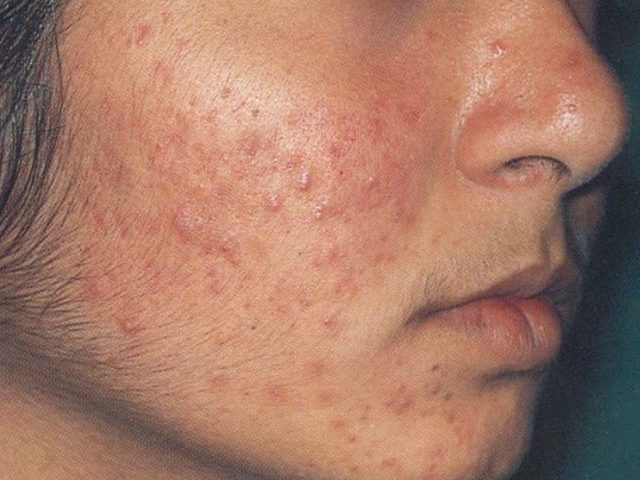
#> input picture skin-lab/assets/photos/face-acne-cheek.jpg, 640 x 480 px
$ python -i skin_filters.py   (imports and definitions only)
#> lines starting #> are read from the running program, lines starting #| are printed output that depends on the picture
#> further down, picture is the input picture: PIL image 640x480 RGB; mean R, G, B 166.1, 121.6, 103.2
"""Skin Lab: learn with small calculations, then process images with NumPy and SciPy.

Complete eight functions in the order the notebook teaches them. Every one is a
working skeleton with commented ___ blanks: you supply the ideas, never the
scaffolding.

    skin_evidence  ->  convolve_layer     ->  detect_skin
                   ->  detect_pimples     ->  remove_pimples
                   ->  average_skin_color ->  calm_redness  ->  heal_spots

This filter demonstrates how software processes pixels. It does not diagnose skin
or replace medical advice. Results can change with lighting, camera, and background.
"""

# === TASK: shared ===
import numpy as np
from PIL import Image
from scipy import ndimage


SKIN_VOTE_KERNEL = (
    (1, 1, 1),
    (1, 1, 1),
    (1, 1, 1),
)

SOFTEN_KERNEL = (
    (1, 2, 1),
    (2, 4, 2),
    (1, 2, 1),
)

MASK_OFF, MASK_ON = 0, 255
MIN_SHARE = 0.001
SKIN_NEIGHBOURS_NEEDED = 5
PIMPLE_RED_GAP = 24


# === TASK: skin_evidence ===
def skin_evidence(red, green, blue):
    """Apply one RGB rule to a pixel or to three complete NumPy channels."""
    red = np.asarray(red, dtype=np.int16)
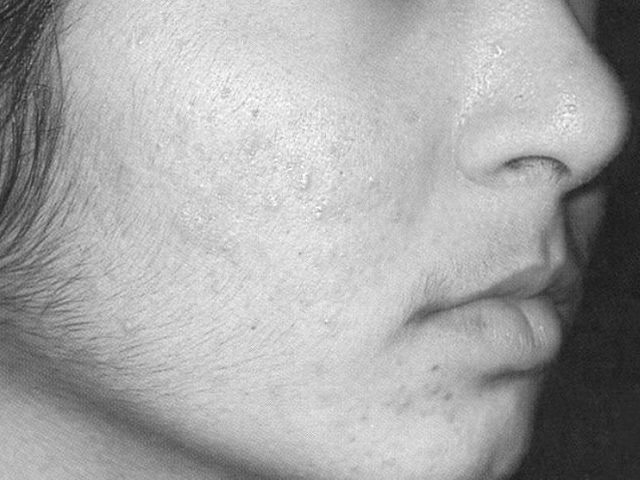
#> red: shape (480, 640) int16; min 22, max 255, mean 166.1
    green = np.asarray(green, dtype=np.int16)
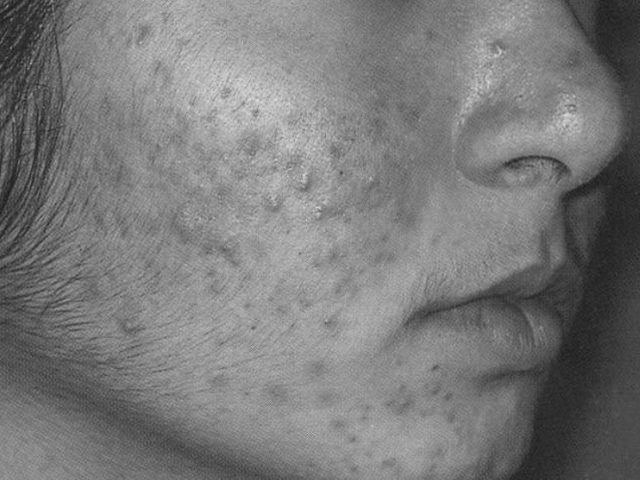
#> green: shape (480, 640) int16; min 25, max 225, mean 121.6
    blue = np.asarray(blue, dtype=np.int16)
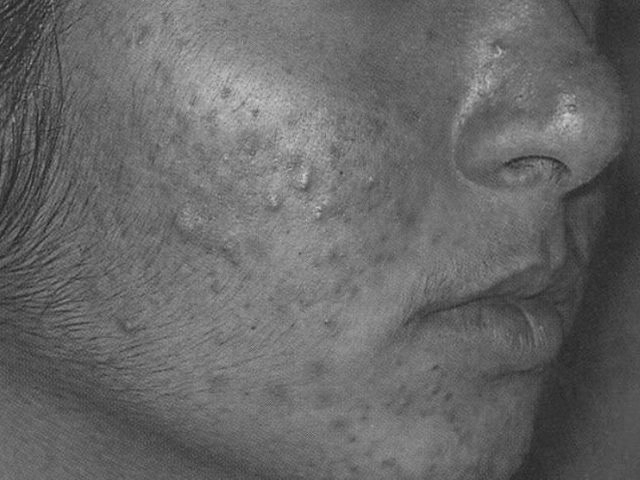
#> blue: shape (480, 640) int16; min 29, max 206, mean 103.2

    # TASK 1 - fill the three ___ blanks, top to bottom.
    # Blank 1: warmth is the red value minus the blue value.
    # Blank 2: red_green_gap is the red value minus the green value.
    # Blank 3: np.where asks looks_like_skin at every pixel.
    # Use &, not and, because each condition applies across an entire array.
    brightness = (red + green + blue) // 3
#> (the run stopped early here; a loop or call above may not have finished)

$ run again, on skin-lab/assets/photos/face-portrait-eddie-kopp.jpg
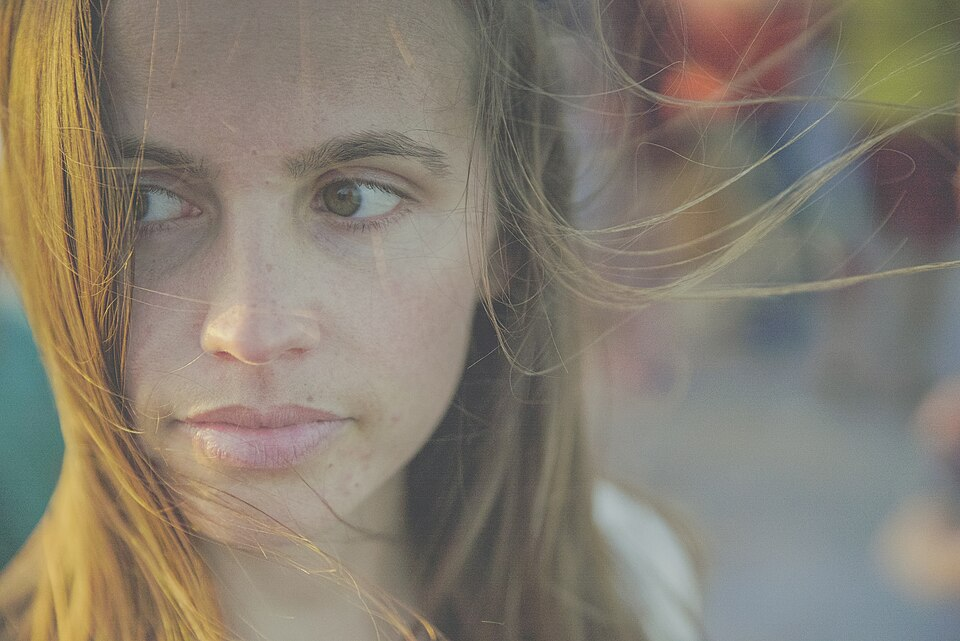
#> input picture skin-lab/assets/photos/face-portrait-eddie-kopp.jpg, 960 x 641 px
#> picture is the input picture: PIL image 960x641 RGB; mean R, G, B 134, 125.8, 112.8
#> in skin_evidence, `red = np.asarray(red, dtype=np.int16)`:
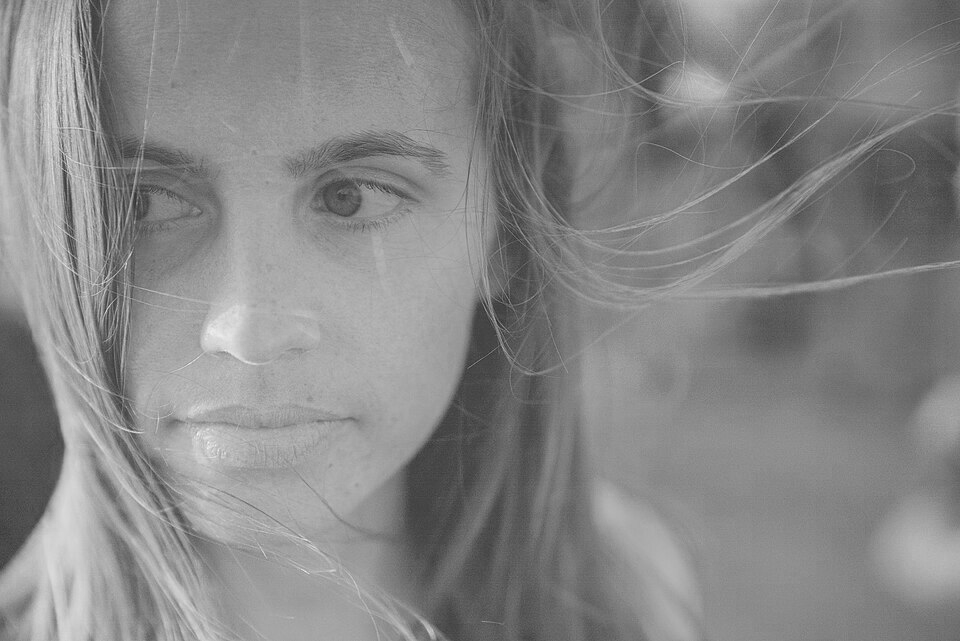
#> red: shape (641, 960) int16; min 37, max 248, mean 134
#> in skin_evidence, `blue = np.asarray(blue, dtype=np.int16)`:
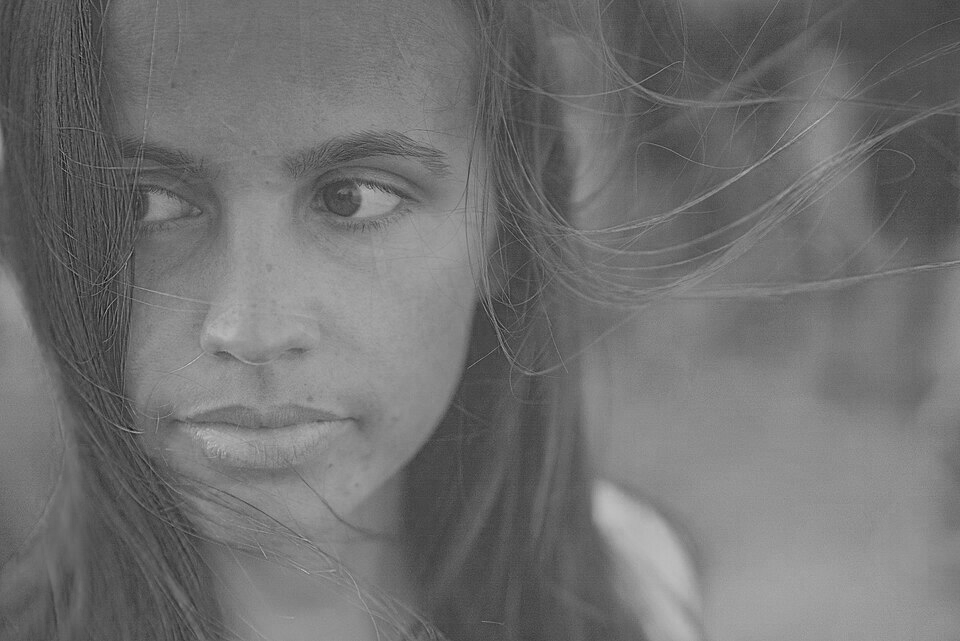
#> blue: shape (641, 960) int16; min 6, max 206, mean 112.8

$ run again, on skin-lab/assets/photos/face-portrait-william-stitt.jpg
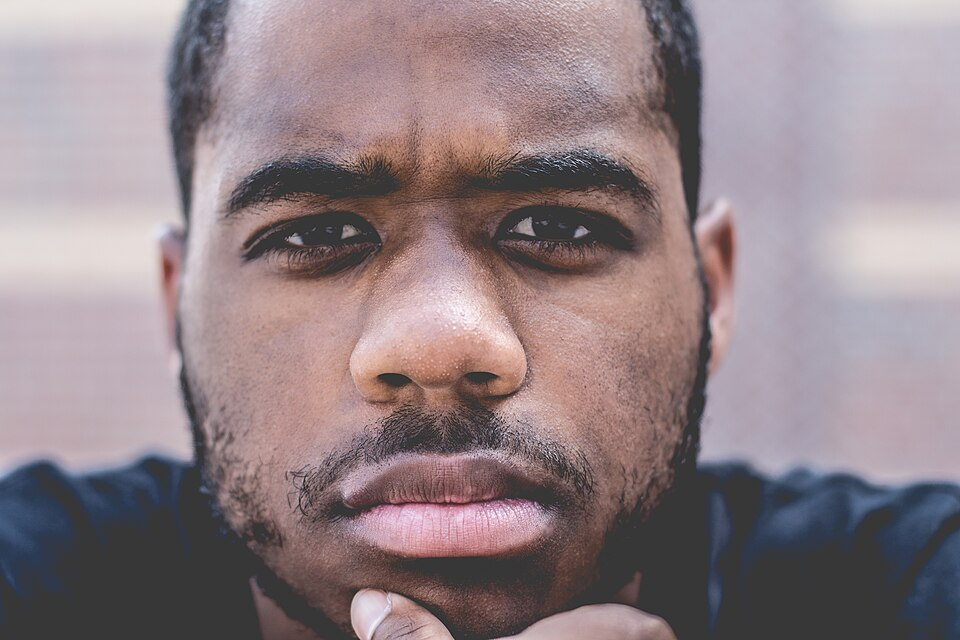
#> input picture skin-lab/assets/photos/face-portrait-william-stitt.jpg, 960 x 640 px
#> picture is the input picture: PIL image 960x640 RGB; mean R, G, B 145.6, 130, 134.5
#> in skin_evidence, `red = np.asarray(red, dtype=np.int16)`:
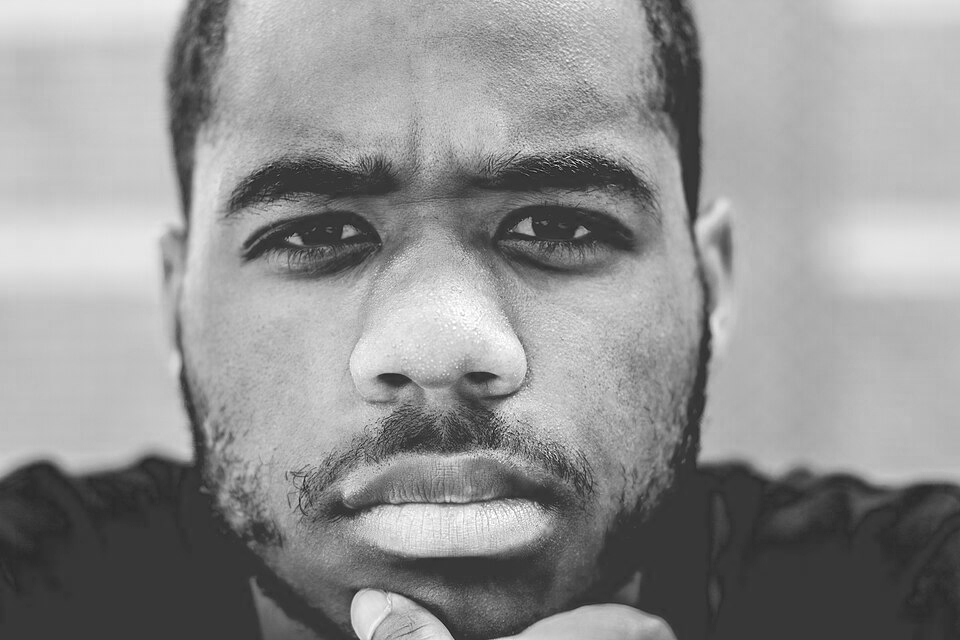
#> red: shape (640, 960) int16; min 0, max 255, mean 145.6
#> in skin_evidence, `blue = np.asarray(blue, dtype=np.int16)`:
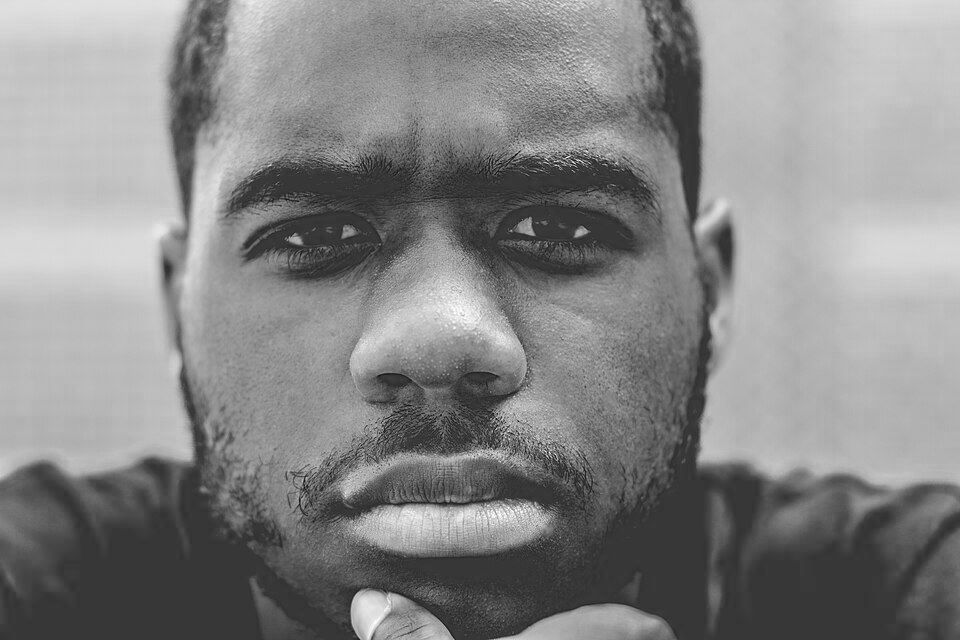
#> blue: shape (640, 960) int16; min 0, max 255, mean 134.5

$ run again, on skin-lab/assets/photos/human-skin-closeup.jpg
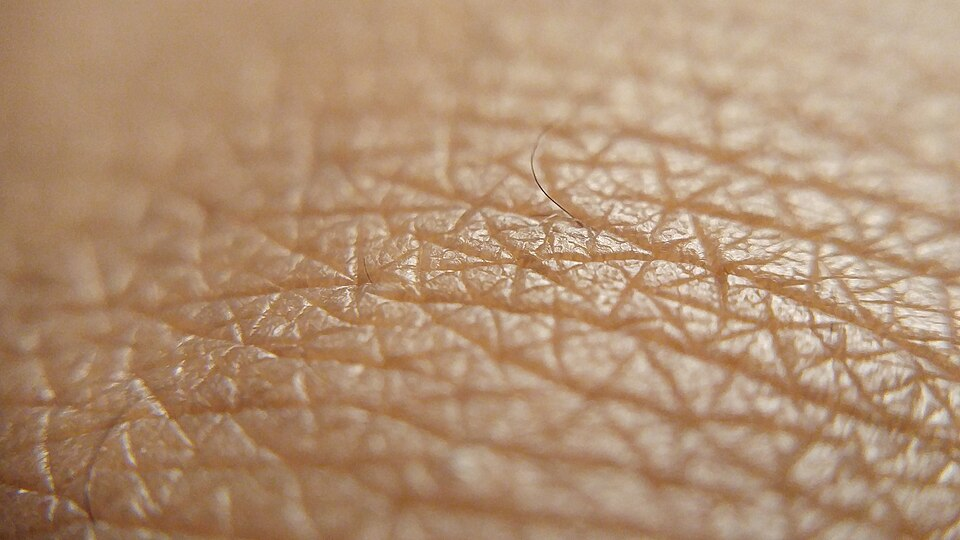
#> input picture skin-lab/assets/photos/human-skin-closeup.jpg, 960 x 540 px
#> picture is the input picture: PIL image 960x540 RGB; mean R, G, B 176.3, 144.1, 114.8
#> in skin_evidence, `green = np.asarray(green, dtype=np.int16)`:
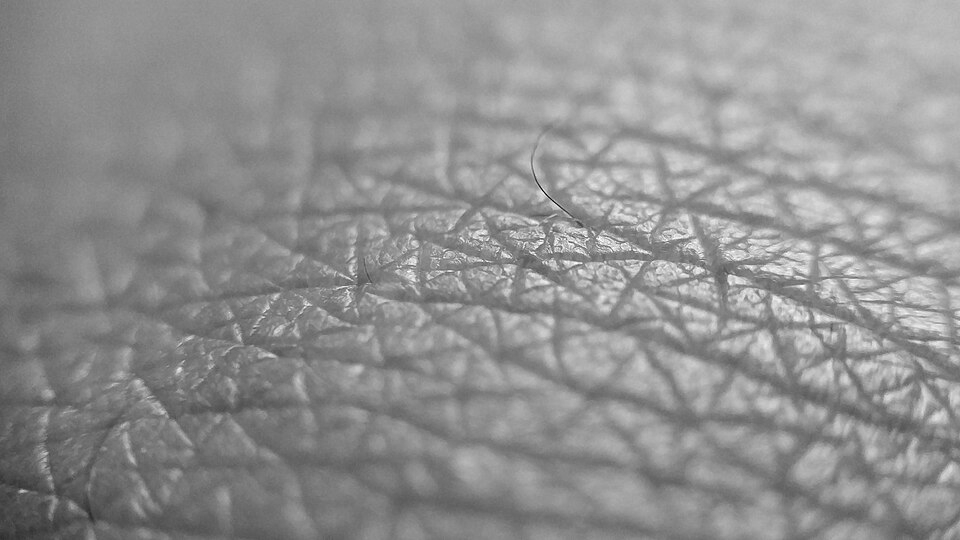
#> green: shape (540, 960) int16; min 0, max 254, mean 144.1
#> in skin_evidence, `blue = np.asarray(blue, dtype=np.int16)`:
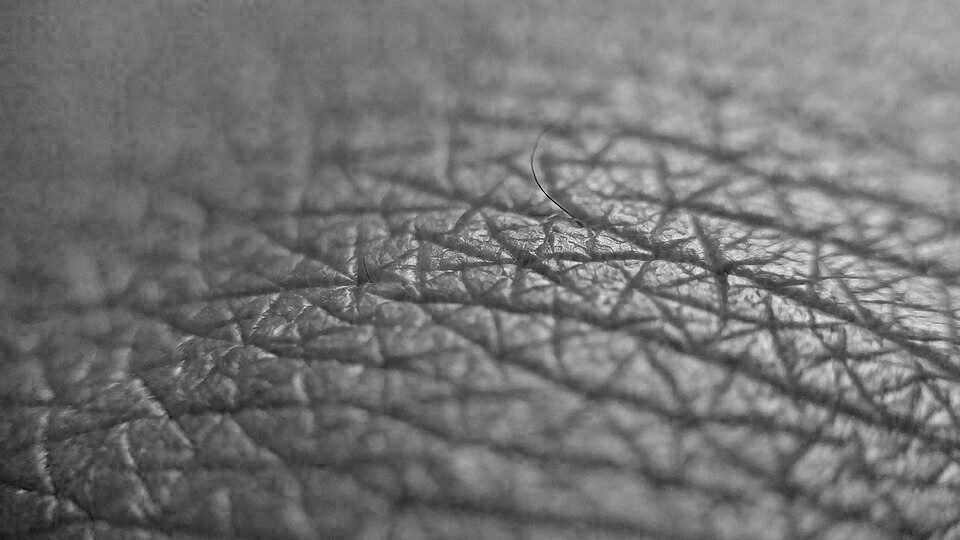
#> blue: shape (540, 960) int16; min 0, max 241, mean 114.8
